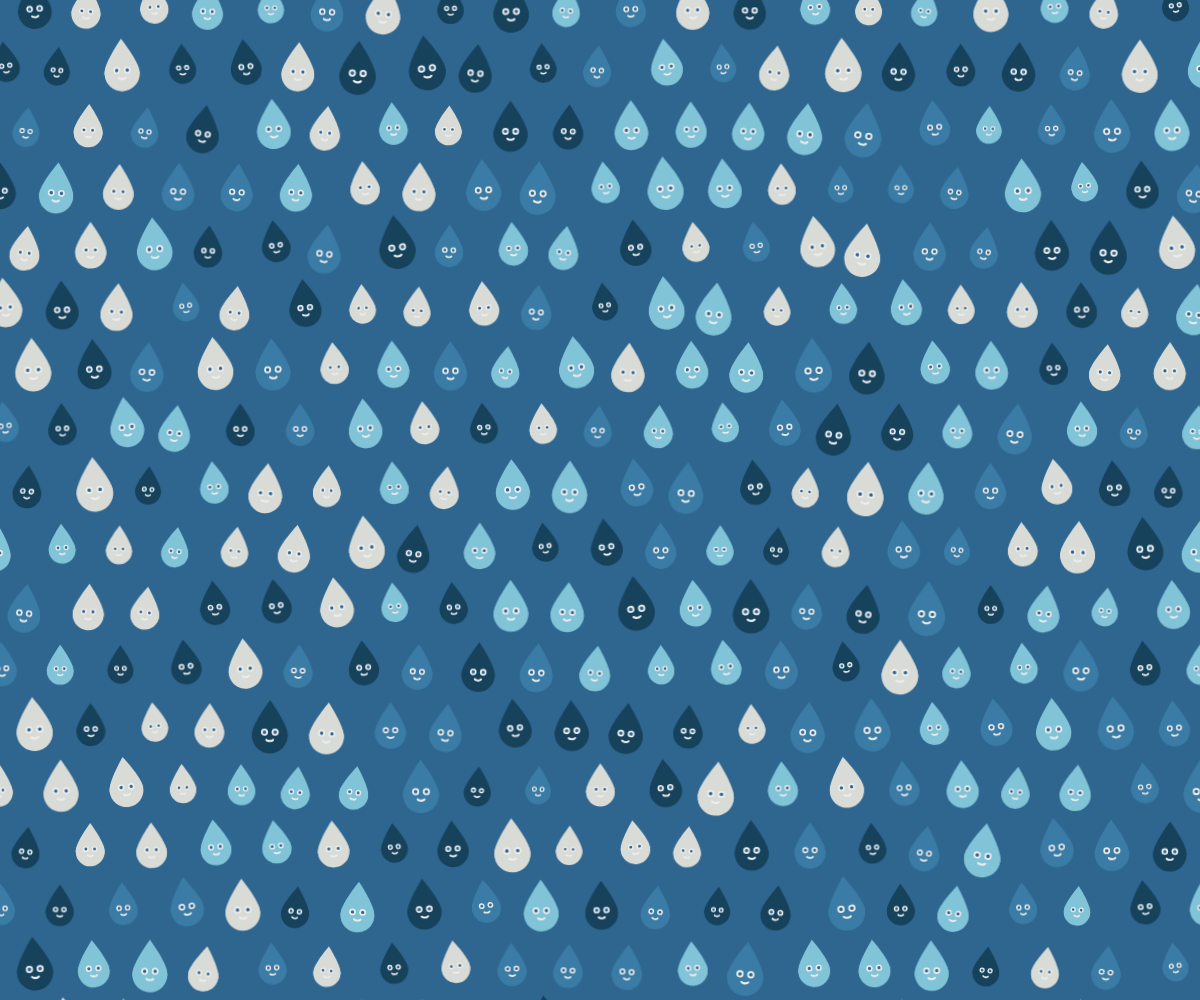
Frame 1 (no input)
Frame 60 (no input): identical to frame 1, image omitted
Frame 120 (the mouse pressed at the canvas centre since frame 60): identical to frame 1, image omitted

The p5.js sketch that drew this single still picture (run headless with seeded random() and noise() and a simulated clock; from frame 60 on, the mouse is pressed at the canvas centre):

// p5.js sketch
// ── sketch.js
"use strict"

const COLORS = ["#3a7ca5", "#d9dcd6", "#16425b", "#81c3d7"];
const WHITE  = "#EEEEEE";
const BLACK  = "#2f6690";

const rds = [];

function setup(){
	createCanvas(windowWidth, windowHeight);
	angleMode(DEGREES); imageMode(CENTER);
	textAlign(CENTER, BOTTOM); textSize(10);
	frameRate(32);

	const pad = 60;
	const rows = height / pad + 1;
	const cols = width / pad + 1;
	for(let r=0; r<rows; r++){
		for(let c=0; c<cols; c++){
			let x = c * pad;
			const y = r * pad;
			if(r%2 == 0) x += pad / 2;
			const size = random(pad*0.7, pad*1.0);
			const rd = new RainDrop(x, y, size);
			rds.push(rd);
		}
	}
}

function draw(){
	background(BLACK);
	noFill(); noStroke();
	for(let rd of rds) rd.update();
}

class RainDrop{

	constructor(x, y, size, rot=8){
		this._x   = x;
		this._y   = y;
		this._w   = size;
		this._h   = size * 1.5;
		this._rot = random(-rot, rot);
		this._gr  = createGraphics(this._w, this._h);
		this._color = getColor(COLORS);
		this.init();
	}

	init(){
		const len = this._w * 0.6;
		const h   = len;
		const l   = -len / 2;
		const r   = len / 2;
		this._gr.angleMode(DEGREES);
		this._gr.fill(this._color); 
		this._gr.noStroke();
		this._gr.push();
		this._gr.rotate(this._rot);
		this._gr.translate(this._w/2, this._h*2/3);
		this._gr.circle(0, 0, len);
		this._gr.beginShape();
		this._gr.vertex(l, 0);
		this._gr.bezierVertex(l, -h/10, l, -h*0.3, 0, -h);
		this._gr.bezierVertex(r, -h*0.3, r, -h/10, r, 0);
		this._gr.endShape(CLOSE);
		this._gr.arc(0, -1, len, len, 0, 180);
		this._gr.fill(WHITE); this._gr.noStroke();
		this._gr.circle(-len*0.15, -len*0.1, len*0.2);
		this._gr.circle(+len*0.15, -len*0.1, len*0.2);
		this._gr.fill(BLACK);
		this._gr.circle(-len*0.15, -len*0.1, len*0.1);
		this._gr.circle(+len*0.15, -len*0.1, len*0.1);
		this._gr.noFill(); 
		this._gr.stroke(WHITE); this._gr.strokeWeight(len*0.06);
		this._gr.arc(0, len*0.1, len*0.2, len*0.1, 10, 170);
		this._gr.pop();
	}

	update(){
		image(this._gr, this._x, this._y);
	}
}

function getColor(colors){
	return colors[floor(random()*colors.length)];
}
